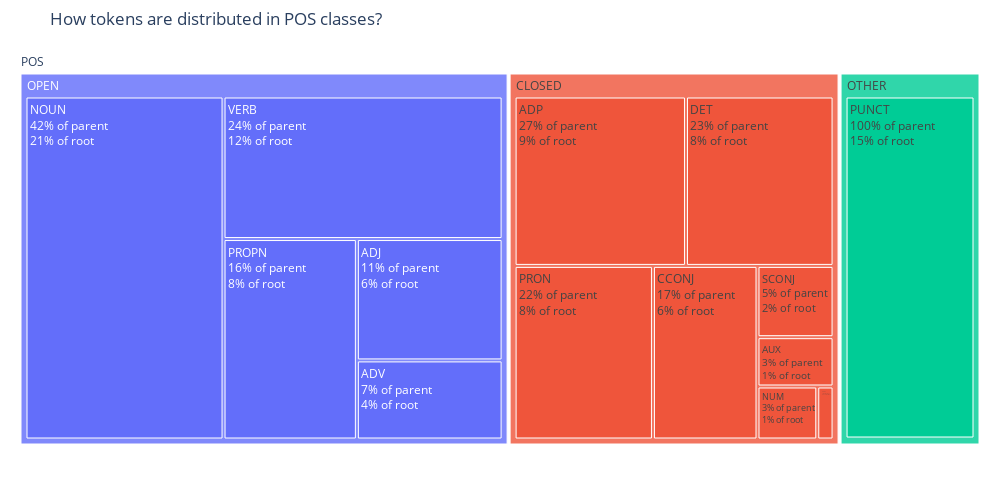

The cell this chart's notebook holds for it:
### Code cell
names = ["POS", "OPEN","CLOSED","OTHER"] + list(pos_distribution)
parents = ["", "POS","POS","POS"] + [UPOS_TAGSET[pos] for pos in pos_distribution]

root_total = sum(pos_distribution.values())
open_total = sum([pos_distribution[pos] for pos in pos_distribution if UPOS_TAGSET[pos] == "OPEN"])
closed_total = sum([pos_distribution[pos] for pos in pos_distribution if UPOS_TAGSET[pos] == "CLOSED"])
other_total = sum([pos_distribution[pos] for pos in pos_distribution if UPOS_TAGSET[pos] == "OTHER"])

values = [root_total,open_total,closed_total,other_total] + list(pos_distribution.values())

fig = go.Figure(go.Treemap(
        labels=names,
        parents=parents,
        values=values, branchvalues="total",
        textinfo="label+percent root+percent parent"))

fig.update_layout(width=1000,height=500, margin_t=50, margin_b=50, margin_l=15, margin_r=15, title="How tokens are distributed in POS classes?")

### Figure 1 — Plotly figure (JSON) as saved in the notebook; plotly's stock layout.template omitted (floating-point values rounded to 4 significant figures)
{"data": [{"branchvalues": "total", "labels": ["POS", "OPEN", "CLOSED", "OTHER", "PUNCT", "ADP", "PROPN", "NOUN", "VERB", "DET", "CCONJ", "PRON", "ADJ", "NUM", "AUX", "SCONJ", "ADV", "PART", "X"], "parents": ["", "POS", "POS", "POS", "OTHER", "CLOSED", "OPEN", "OPEN", "OPEN", "CLOSED", "CLOSED", "CLOSED", "OPEN", "CLOSED", "CLOSED", "CLOSED", "OPEN", "CLOSED", "OTHER"], "textinfo": "label+percent root+percent parent", "type": "treemap", "values": [242411, 123376, 83483, 35552, 35451, 22153, 20151, 51213, 29988, 19077, 13851, 18327, 13335, 2417, 2862, 4137, 8689, 659, 101]}], "layout": {"height": 500, "margin": {"b": 50, "l": 15, "r": 15, "t": 50}, "title": {"text": "How tokens are distributed in POS classes?"}, "width": 1000}}
